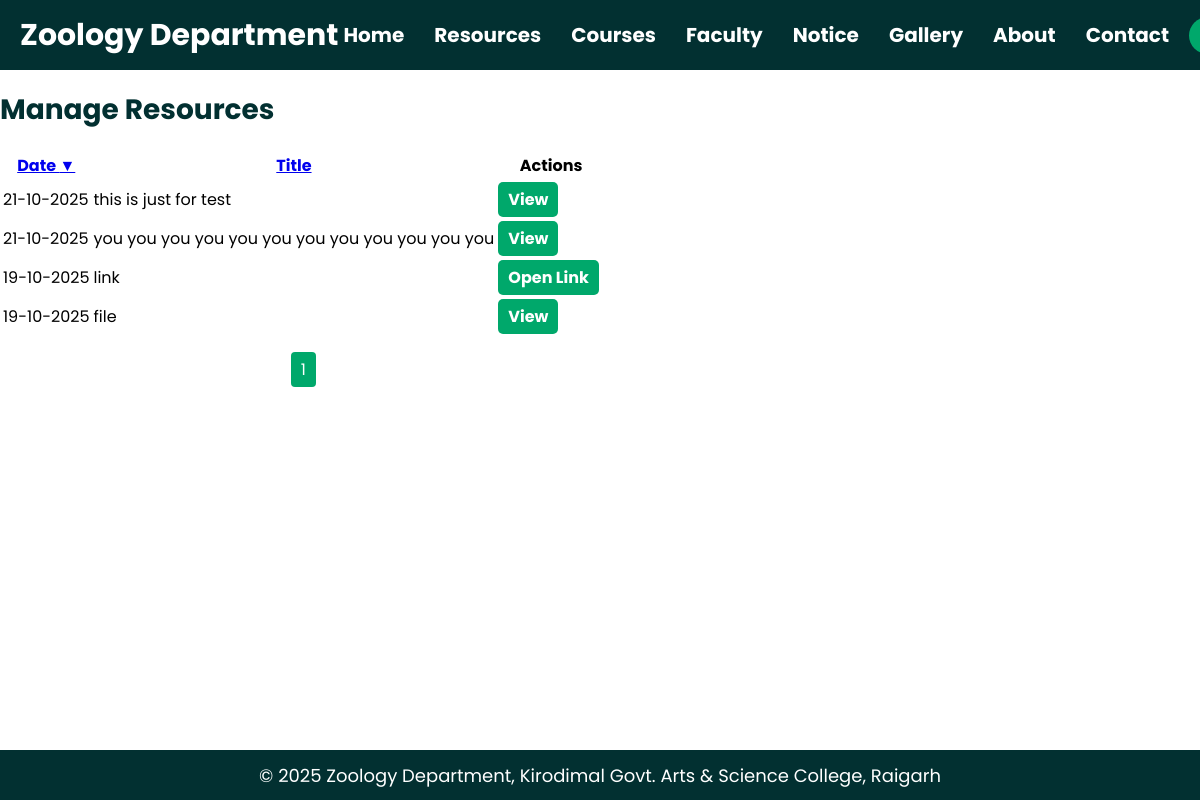
The page /manage_resources.php (signed in) on the database its author committed.
### tables this page shows
CREATE TABLE IF NOT EXISTS `resources` (
  `id` int NOT NULL AUTO_INCREMENT,
  `title` varchar(255) NOT NULL,
  `type` enum('file','link') NOT NULL,
  `file_path` varchar(255) DEFAULT NULL,
  `link_url` varchar(255) DEFAULT NULL,
  `date` date NOT NULL,
  `uploaded_by` varchar(255) DEFAULT NULL,
  PRIMARY KEY (`id`)
);

### manage_resources.php (the view, shortened to what this page needs)
<?php
include 'database/database.php';
include 'header.php';
$is_teacher = isset($_SESSION['role']) && $_SESSION['role'] === 'teacher';
$sort_by = isset($_GET['sort']) ? $_GET['sort'] : 'date';
$order = isset($_GET['order']) ? $_GET['order'] : 'DESC';
$order = strtoupper($order) === 'ASC' ? 'ASC' : 'DESC';
$limit = 10;
$page = isset($_GET['page']) ? max(1, intval($_GET['page'])) : 1;
$offset = ($page - 1) * $limit;
$total_result = mysqli_query($conn, "SELECT COUNT(*) AS total FROM resources");
$total_row = mysqli_fetch_assoc($total_result);
$total_pages = ceil($total_row['total'] / $limit);
$query = "SELECT * FROM resources ORDER BY $sort_by $order LIMIT $limit OFFSET $offset";
$result = mysqli_query($conn, $query);
$arrow_up = "&#9650;";
$arrow_down = "&#9660;";
?>
<main class="manage-resource-view">
    <div class="<?php echo $is_teacher ? 'manage-resource-content' : 'public-content'; ?>">
        <div class="manage-resource-row">
            <h1 class="manage-resource-title">Manage Resources</h1>
        </div>
        <table>
            <thead>
                <tr>
                    <th>
                        <a href="?sort=date&order=<?php echo $sort_by=='date' && $order=='ASC'?'DESC':'ASC'; ?>">
                            Date <?php if($sort_by=='date') echo $order=='ASC'?$arrow_up:$arrow_down; ?>
                        </a>
                    </th>
                    <th>
                        <a href="?sort=title&order=<?php echo $sort_by=='title' && $order=='ASC'?'DESC':'ASC'; ?>">
                            Title <?php if($sort_by=='title') echo $order=='ASC'?$arrow_up:$arrow_down; ?>
                        </a>
                    </th>
                    <th>Actions</th>
                </tr>
            </thead>
            <tbody>
                <?php while($row = mysqli_fetch_assoc($result)): ?>
                    <tr>
                        <td><?php echo date('d-m-Y', strtotime($row['date'])); ?></td>
                        <td><?php echo htmlspecialchars($row['title']); ?></td>
                        <td class="actions-cell">
                            <?php if($row['type'] == 'file'): ?>
                                <a href="<?php echo htmlspecialchars($row['file_path']); ?>" target="_blank" class="edit">View</a>
                            <?php else: ?>
                                <a href="<?php echo htmlspecialchars($row['link_url']); ?>" target="_blank" class="edit">Open Link</a>
                            <?php endif; ?>
                        </td>
                    </tr>
                <?php endwhile; ?>
            </tbody>
        </table>
        <div class="pagination">
            <?php for($p=1; $p<=$total_pages; $p++): ?>
                <a href="?page=<?php echo $p ?>&sort=<?php echo $sort_by ?>&order=<?php echo $order ?>" class="page-link <?php if($page==$p) echo 'active'; ?>"><?php echo $p ?></a>
            <?php endfor; ?>
        </div>
    </div>
</main>
<?php include 'footer.php'; ?>

### rows shown on the page
resources: date "21-10-2025", title "this is just for test"
resources: date "21-10-2025", title "you you you you you you you you you you you you"
resources: date "19-10-2025", title "link"
resources: date "19-10-2025", title "file"

### other values the page prints
$arrow_down "▼"
